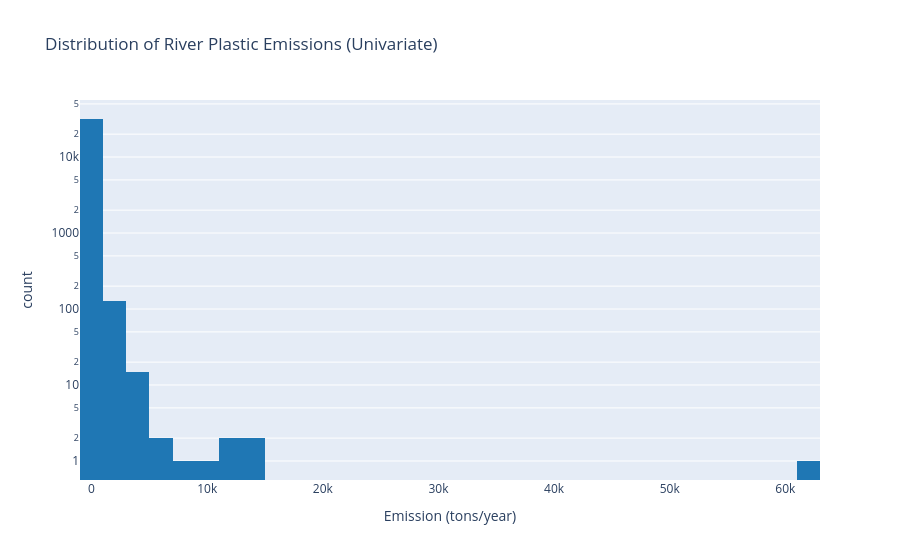

The code cell stored with this chart in its notebook:
### Markdown cell above
### Univariate Analysis: The Distribution Emissions

### Code cell
# Load data from SQL
df = pd.read_sql("SELECT emission FROM all_emission_points WHERE emission > 0", engine)

# Histogram (Log Scale is crucial because of the huge range)
fig = px.histogram(df, x="emission", nbins=50, log_y=True,
                   title="Distribution of River Plastic Emissions (Univariate)",
                   labels={"emission": "Emission (tons/year)"},
                   color_discrete_sequence=["#1f77b4"])

fig.update_layout(showlegend=False)
fig.show()

### Figure 1 — Plotly figure (JSON) as saved in the notebook; plotly's stock layout.template omitted (floating-point values rounded to 4 significant figures; data arrays with more than 128 entries replaced by an {"elided": "..."} marker saying what was removed)
{"data": [{"bingroup": "x", "hovertemplate": "Emission (tons/year)=%{x}<br>count=%{y}<extra></extra>", "legendgroup": "", "marker": {"color": "#1f77b4", "pattern": {"shape": ""}}, "name": "", "nbinsx": 50, "orientation": "v", "showlegend": false, "type": "histogram", "x": {"elided": "31818 float values"}, "xaxis": "x", "yaxis": "y"}], "layout": {"barmode": "relative", "legend": {"tracegroupgap": 0}, "showlegend": false, "title": {"text": "Distribution of River Plastic Emissions (Univariate)"}, "xaxis": {"anchor": "y", "domain": [0, 1], "title": {"text": "Emission (tons/year)"}}, "yaxis": {"anchor": "x", "domain": [0, 1], "title": {"text": "count"}, "type": "log"}}}
